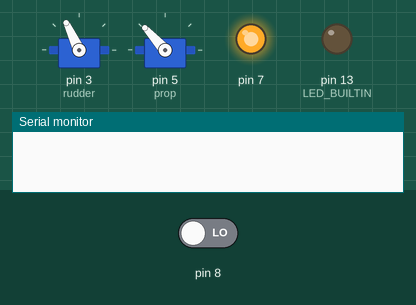
Recording of a sketch running on a simulated Arduino Uno, built with avr-gcc and run on an emulated ATmega328P. Parts: 2 × servo, output pins drawn as LEDs (lit = HIGH), the last lines printed to the serial monitor. The test bench sets the inputs (shaded band); at power-on: pin 8 LOW.

Above: at 0.8 s.
0.9 s: pin 8 driven HIGH
At 1.3 s:
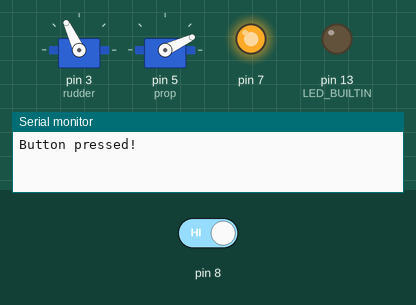
2.4 s: pin 8 driven LOW
At 3.2 s:
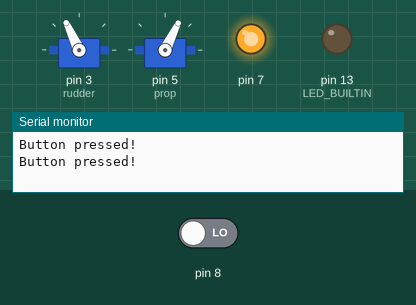
At 7.31 s:
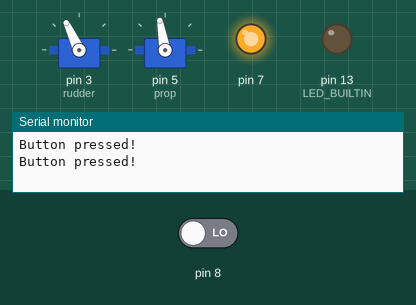
Timing chart, 0 to 17.4 s (numbered marks = the images above; inputs shaded):
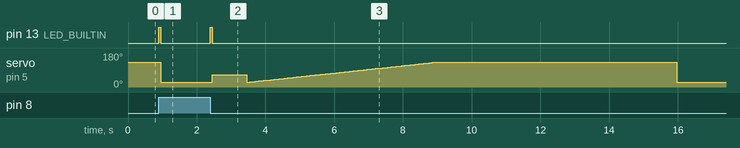

Measured:
- after the input at 0.9 s, pin 13 (LED_BUILTIN): LOW → HIGH at once, → LOW 0.05 s later; servo on pin 5 (prop): 132° → 25° after 0.05 s
- after the input at 2.4 s, pin 13 (LED_BUILTIN): LOW → HIGH at once, → LOW 0.05 s later

The sketch:

GNOR_auton.ino
```cpp
// (licence header left out)
#include <Servo.h>

int midRange = 115; // rudder midpoint

Servo rudder;
Servo prop;

void blink() { // blinks onboard LED
  digitalWrite(LED_BUILTIN, HIGH);
  delay(50);
  digitalWrite(LED_BUILTIN, LOW);
  Serial.println("Button pressed!");
}

void wait() { // waits until potentiometer crosses midpoint. WARNING: may need to adjust values depending on pot. resistance and connected pins
  if (digitalRead(8) == 1) {
    while (digitalRead(8) == 1) {}
  } else while (digitalRead(8) != 1) {}

  blink();
}

void setup() {
  // for blink()
  pinMode(LED_BUILTIN, OUTPUT);
  digitalWrite(LED_BUILTIN, LOW);

  Serial.begin(9600);

  rudder.attach(3); // rudder signal is pin 3
  prop.attach(5); // propeller signal is 5

  rudder.write(midRange); // put server in middle position

  // for wait(). WARNING: may need to adjust write value depending on pot. resistance and connected pins
  pinMode(7, OUTPUT);
  pinMode(8, INPUT);
  digitalWrite(7, HIGH);

  prop.write(1900); // throttle high
  wait(); // waits for user input

  prop.write(800); // throttle low
  wait(); // waits for user input

  prop.write(1200); // this signal is ignored by ESCs
  delay(1000);

  prop.write(800); // start low
  for (int i = 0; i < 110; i++) { // rapidly go to full speed
    prop.write(800 + i * 10);
    delay(50);
  }

  delay(7000); // go straight for 7 seconds

  prop.write(800); // stop
}

void loop() {

}
```
